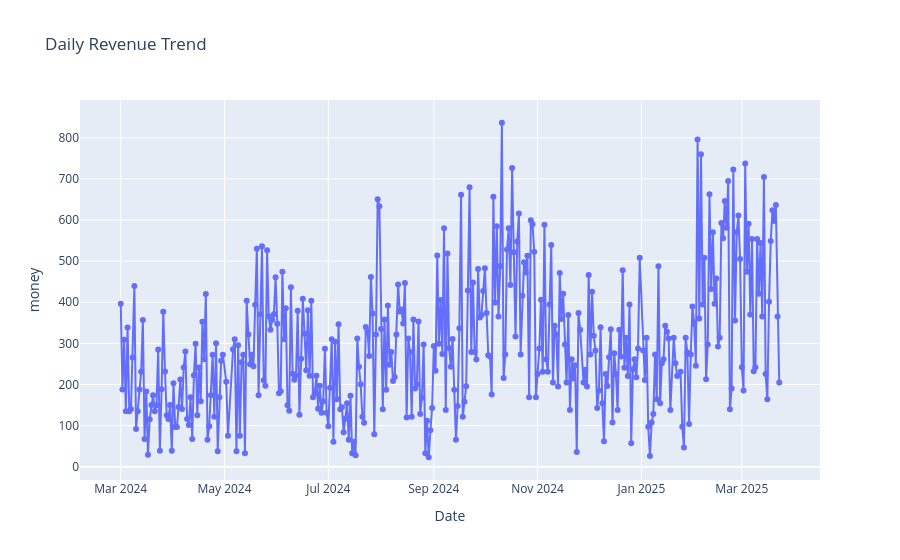
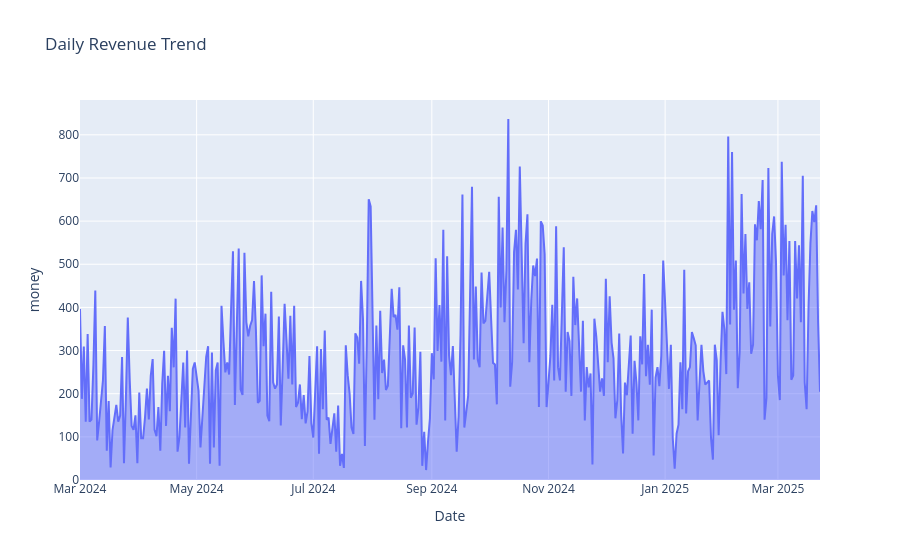

Notebook cell for these charts, in order:
### Markdown cell above
##  Business Question 2: Revenue Trend Over Time
**Question:** How is our daily revenue trending across the dataset dates?

### Code cell
df['Date'].dt.year

# Group by date to calculate daily revenue
revTre_df=df.groupby('Date')['money'].sum().reset_index()

# we could use area chart to show the trend of revenue over time
fig=px.line(data_frame=revTre_df,x='Date',y='money', markers=True,title="Daily Revenue Trend")
fig.show()

# Alternative visualization using an area chart
px.area(data_frame=revTre_df,x='Date',y='money',title="Daily Revenue Trend").show()

### Figure 1 — Plotly figure (JSON) as saved in the notebook; plotly's stock layout.template omitted (floating-point values rounded to 4 significant figures; data arrays with more than 128 entries replaced by an {"elided": "..."} marker saying what was removed)
{"data": [{"hovertemplate": "Date=%{x}<br>money=%{y}<extra></extra>", "legendgroup": "", "line": {"color": "#636efa", "dash": "solid"}, "marker": {"symbol": "circle"}, "mode": "lines+markers", "name": "", "orientation": "v", "showlegend": false, "type": "scatter", "x": {"elided": "381 str values"}, "xaxis": "x", "y": {"elided": "381 float values"}, "yaxis": "y"}], "layout": {"legend": {"tracegroupgap": 0}, "title": {"text": "Daily Revenue Trend"}, "xaxis": {"anchor": "y", "domain": [0, 1], "title": {"text": "Date"}}, "yaxis": {"anchor": "x", "domain": [0, 1], "title": {"text": "money"}}}}

### Figure 2 — Plotly figure (JSON) as saved in the notebook; plotly's stock layout.template omitted (floating-point values rounded to 4 significant figures; data arrays with more than 128 entries replaced by an {"elided": "..."} marker saying what was removed)
{"data": [{"fillpattern": {"shape": ""}, "hovertemplate": "Date=%{x}<br>money=%{y}<extra></extra>", "legendgroup": "", "line": {"color": "#636efa"}, "marker": {"symbol": "circle"}, "mode": "lines", "name": "", "orientation": "v", "showlegend": false, "stackgroup": "1", "type": "scatter", "x": {"elided": "381 str values"}, "xaxis": "x", "y": {"elided": "381 float values"}, "yaxis": "y"}], "layout": {"legend": {"tracegroupgap": 0}, "title": {"text": "Daily Revenue Trend"}, "xaxis": {"anchor": "y", "domain": [0, 1], "title": {"text": "Date"}}, "yaxis": {"anchor": "x", "domain": [0, 1], "title": {"text": "money"}}}}
